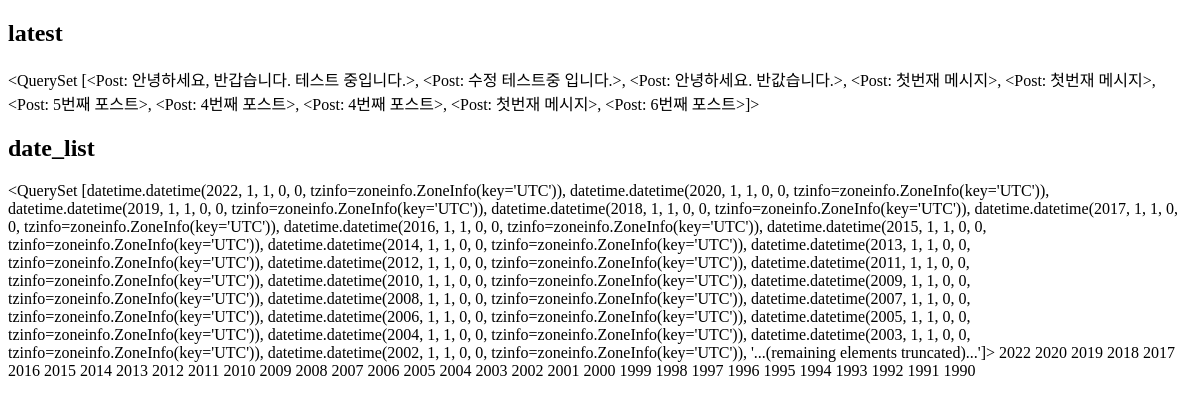
The app's page /instagram1/archive/, older data.
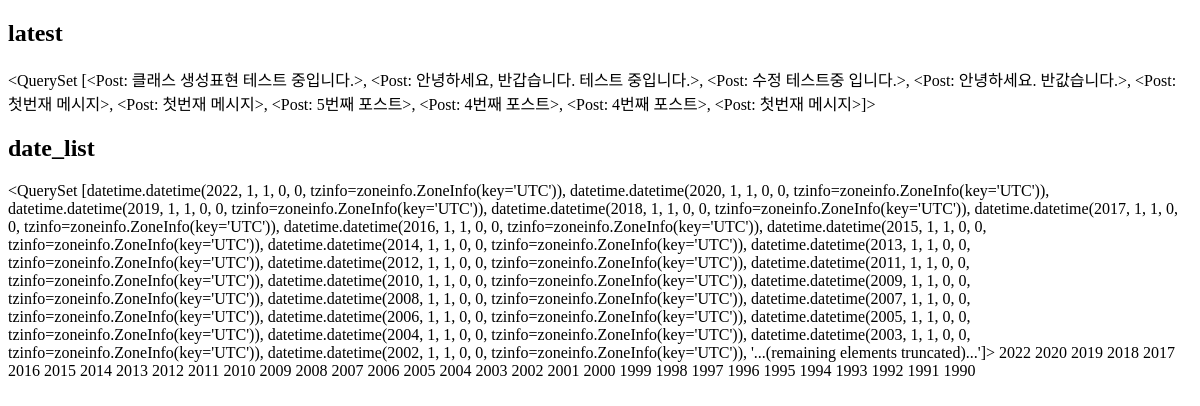
The same page, newer data.
### instagram1/models.py (models this page shows, shortened)
class Post(models.Model):
    author = models.ForeignKey(to=settings.AUTH_USER_MODEL, on_delete=models.CASCADE)
    massage = models.TextField(
        validators=[MinLengthValidator(10)]
    )
    photo = models.ImageField(blank=True, upload_to='instagram1S/post/%Y/%m/%d')
    tag_set = models.ManyToManyField('Tag', blank=True)
    is_public = models.BooleanField(default=False, verbose_name="공개여부")
    created_at = models.DateTimeField(auto_now_add=True)
    updated_at = models.DateTimeField(auto_now=True)
    def __str__(self):
        return self.massage
    class Mata:
        ordering = ['-id']

### instagram1/templates/instagram1/post_archive.html (shortened to what this page needs)
<!DOCTYPE html>
<html lang="en">
<head>
</head>
<body>
    <h2> latest </h2>
        {{ latest }}
    <h2> date_list </h2>
        {{ date_list }}
    {% for date in date_list %}
        {{ date.year}}
    {% endfor %}
</body>
</html>

Row changes from the older to the newer data that the page shows:
no longer on this page (row unchanged): Post: massage.massage "<QuerySet [<Post: 안녕하세요, 반갑습니다. 테스트 중입니다.>, <Post: 수정 테스트중 입니다.>, <Post: 안녕하세요. 반값습니다.>, <Post: 첫번재 메시지>, <Post: 첫번재 메시지>, <Post: 5번째 포스트>, <Post: 4번째 포스트>, <Post: 4번째 포스트>, <Post: 첫번재 메시지>, <Post: 6번째 포스트>]>"
added Post: massage.massage "<QuerySet [<Post: 클래스 생성표현 테스트 중입니다.>, <Post: 안녕하세요, 반갑습니다. 테스트 중입니다.>, <Post: 수정 테스트중 입니다.>, <Post: 안녕하세요. 반값습니다.>, <Post: 첫번재 메시지>, <Post: 첫번재 메시지>, <Post: 5번째 포스트>, <Post: 4번째 포스트>, <Post: 4번째 포스트>, <Post: 첫번재 메시지>]>"
